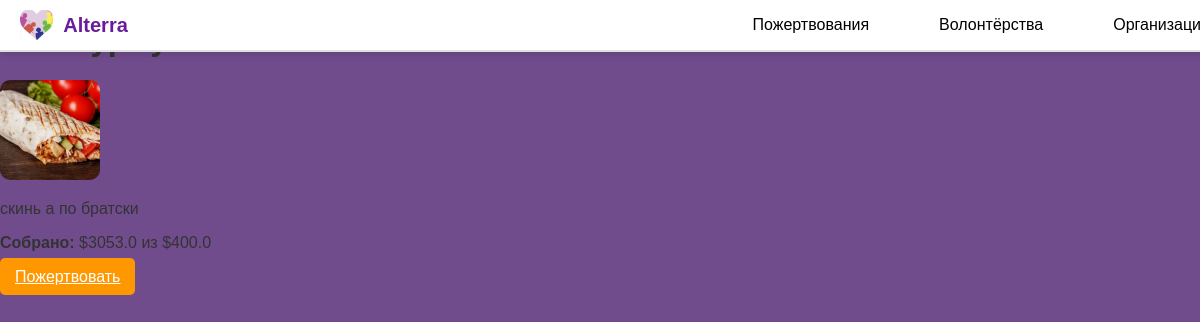
Before: /campaign/9 with the older database file.
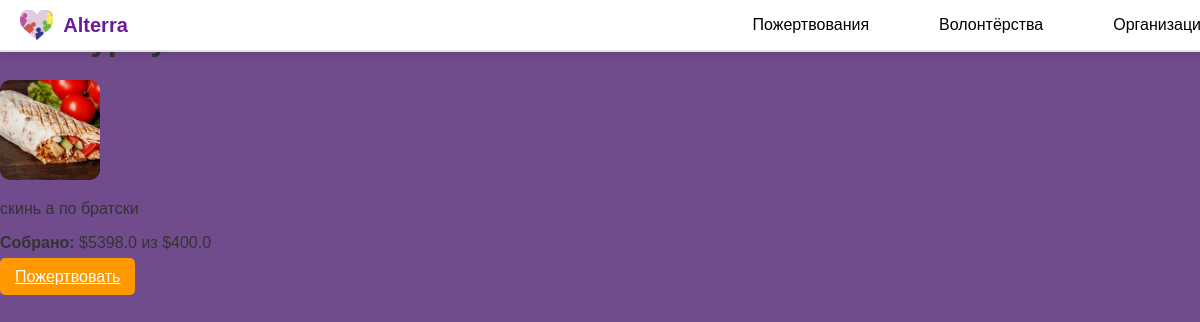
After: the same page with the newer database file.
### tables this page shows
CREATE TABLE campaigns (
    id INTEGER PRIMARY KEY AUTOINCREMENT,
    title TEXT NOT NULL,
    description TEXT NOT NULL,
    image_url TEXT,
    goal REAL NOT NULL,
    collected REAL NOT NULL DEFAULT 0,
    days_left INTEGER NOT NULL
, user_id INTEGER, payment_details TEXT);

### app.py (the view)
@app.route('/campaign/<int:campaign_id>')
def campaign_details(campaign_id):
    conn = get_db_connection()
    campaign = conn.execute('SELECT * FROM campaigns WHERE id = ?', (campaign_id,)).fetchone()
    conn.close()
    if not campaign:
        return "Кампания не найдена", 404
    return render_template('campaign_details.html', campaign=campaign)

### app.py (called while the page is built)
def get_db_connection():
    conn = sqlite3.connect(DATABASE)
    conn.row_factory = sqlite3.Row
    return conn

### templates/campaign_details.html (shortened to what this page needs)
<!DOCTYPE html>
<html lang="ru">
<head>
    <link rel="stylesheet" href="/static/css/styles.css">
</head>
<body>
    <div class="container">
        <header class="header">
            <div class="header-container">
                <div class="logo">
                    <img src="/static/images/logo.png" alt="Alterra" class="logo-img">
                    <span class="logo-text">Alterra</span>
                </div>
                <nav class="nav">
                    <a href="{{ url_for('home') }}">Пожертвования</a>
                    <a href="{{ url_for('volunteering') }}">Волонтёрства</a>
                    <a href="{{ url_for('organizations') }}">Организации</a>
                </nav>
            </div>
        </header>
        <main class="campaign-details">
            <h1>{{ campaign.title }}</h1>
            <img src="{{ campaign.image_url }}" alt="{{ campaign.title }}" class="campaign-image">
            <p>{{ campaign.description }}</p>
            <p><strong>Собрано:</strong> ${{ campaign.collected }} из ${{ campaign.goal }}</p>
            <a href="{{ url_for('donate', campaign_id=campaign.id) }}" class="btn">Пожертвовать</a>
        </main>
    </div>
</body>
</html>

### static/css/styles.css (style rules this page uses)
body { margin: 0; padding: 0; font-family: Arial, sans-serif; background-color: #714C8D; color: #333; }
.container { width: 100%; margin: 0 auto; }
.header { background-color: #fff; border-bottom: 2px solid #e0e0e0; padding: 10px 20px; display: flex; justify-content: center; align-items: center; position: fixed; top: 0; width: 100%; z-index: 1000; box-shadow: 0 4px 6px rgba(0, 0, 0, 0.1); }
.header-container { width: 100%; max-width: 1200px; display: flex; justify-content: space-between; align-items: center; }
.logo { display: flex; align-items: center; }
.logo-img { height: 30px; margin-right: 10px; }
.logo-text { font-size: 20px; font-weight: bold; color: #6a1b9a; }
.nav { display: flex; gap: 50px; margin-left: 450px; }
.nav a { text-decoration: none; color: #000; padding: 5px 10px; border-radius: 5px; transition: background-color 0.3s; }
.logo { font-size: 24px; font-weight: bold; color: #6a1b9a; }
.btn { background-color: #ff9800; color: #fff; padding: 10px 15px; border: none; border-radius: 5px; font-size: 16px; cursor: pointer; transition: background-color 0.3s ease; }
.campaign-image { width: 100px; height: 100px; border-radius: 10px; object-fit: cover; }

Changed rows visible on the page:
changed campaigns "скинь а по братски": collected "3053.0" → "5398.0"
